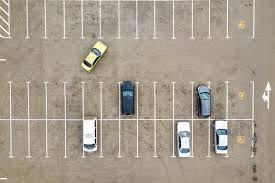
#> input picture Empty Parking Spot Detection using CNN and OpenCV/dataset/images.jpg, 275 x 183 px, found by its file name
$ python 1.ImageProcessing.py
#> lines starting #> are read from the running program, lines starting #| are printed output that depends on the picture; after the words box and inside, x2 and y2 are one past the last pixel; in counts of white or black regions, pixels touching at a corner belong together
import cv2

img = cv2.imread(r"C:\Users\Sridi\Desktop\mini2\images.jpg")
#> img is the input picture: shape (183, 275, 3); mean B, G, R 141.1, 155.5, 165.7
gray = cv2.cvtColor(img, cv2.COLOR_BGR2GRAY)
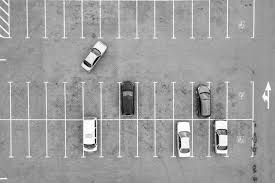
#> gray: shape (183, 275); min 1, max 255, mean 156.9
blurred_gray = cv2.GaussianBlur(gray, (7,7), 0)
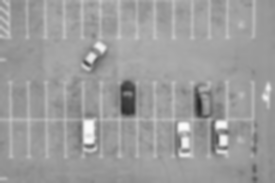
#> blurred_gray: shape (183, 275); min 37, max 251, mean 156.9
edges = cv2.Canny(blurred_gray, 30, 150)
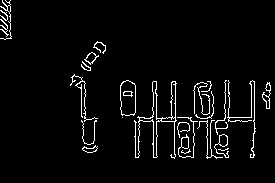
#> edges: shape (183, 275); 4.1% white in thin lines or dots, all inside (x1, y1, x2, y2) = (0, 0, 271, 159)
contours, _ = cv2.findContours(edges, cv2.RETR_EXTERNAL, cv2.CHAIN_APPROX_SIMPLE)
#> contours = 24 contours, 15 with area under 20; largest, box (x1, y1, x2, y2) and area: (134, 81, 177, 159) 517, (120, 80, 136, 116) 479, (214, 134, 229, 158) 91, (262, 82, 271, 109) 87, (177, 117, 198, 158) 83
for contour in contours:
    approx = cv2.approxPolyDP(contour, 0.02 * cv2.arcLength(contour, True), True)
    if cv2.contourArea(contour) > 20 and len(approx) > 4:
        x,y,w,h = cv2.boundingRect(contour)
        cv2.rectangle(img, (x,y), (x+w,y+h), (0,255,0),2)
#> this loop made 24 passes
#> (x, y, w, h) on passes 3, 4, 8, 11, 14, 15, 17, 20, 24: (82, 145, 16, 8), (214, 134, 15, 24), (177, 117, 21, 41), (262, 82, 9, 27), (134, 81, 43, 78), (227, 80, 29, 78), (120, 80, 16, 36), (84, 52, 15, 13), (0, 0, 12, 40)
#> approx on pass 9: [[122, 117]]
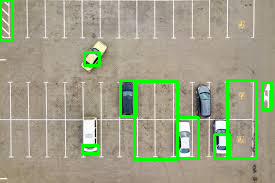
#> img: shape (183, 275, 3); 5.58% of pixels changed, all inside (x1, y1, x2, y2) = (0, 0, 273, 161)

cv2.imshow("Cars", img)
cv2.waitKey(0)
cv2.destroyAllWindows()
